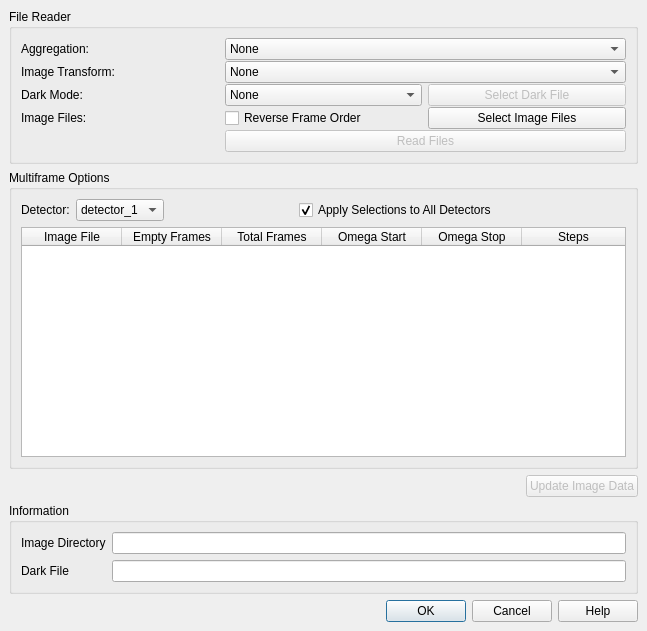
<?xml version="1.0" encoding="UTF-8"?>
<ui version="4.0">
 <class>SimpleImageSeries</class>
 <widget class="QDockWidget" name="SimpleImageSeries">
  <property name="geometry">
   <rect>
    <x>0</x>
    <y>0</y>
    <width>647</width>
    <height>631</height>
   </rect>
  </property>
  <property name="windowTitle">
   <string>Simple Image Series</string>
  </property>
  <widget class="QWidget" name="simple_image_series_contents">
   <layout class="QVBoxLayout" name="verticalLayout">
    <item>
     <widget class="QGroupBox" name="file_reader_group">
      <property name="title">
       <string>File Reader</string>
      </property>
      <layout class="QGridLayout" name="gridLayout">
       <property name="verticalSpacing">
        <number>1</number>
       </property>
       <item row="2" column="0">
        <widget class="QLabel" name="dark_label">
         <property name="text">
          <string>Dark Mode:</string>
         </property>
        </widget>
       </item>
       <item row="2" column="1">
        <widget class="QComboBox" name="dark_mode">
         <property name="currentIndex">
          <number>0</number>
         </property>
         <item>
          <property name="text">
           <string>None</string>
          </property>
         </item>
         <item>
          <property name="text">
           <string>Median</string>
          </property>
         </item>
         <item>
          <property name="text">
           <string>Empty Frames</string>
          </property>
         </item>
         <item>
          <property name="text">
           <string>Average</string>
          </property>
         </item>
         <item>
          <property name="text">
           <string>Maximum</string>
          </property>
         </item>
         <item>
          <property name="text">
           <string>File</string>
          </property>
         </item>
        </widget>
       </item>
       <item row="4" column="2">
        <widget class="QPushButton" name="image_files">
         <property name="text">
          <string>Select Image Files</string>
         </property>
        </widget>
       </item>
       <item row="0" column="0">
        <widget class="QLabel" name="aggregation_label">
         <property name="text">
          <string>Aggregation:</string>
         </property>
        </widget>
       </item>
       <item row="1" column="0">
        <widget class="QLabel" name="transform_label">
         <property name="text">
          <string>Image Transform:</string>
         </property>
        </widget>
       </item>
       <item row="4" column="0">
        <widget class="QLabel" name="files_label">
         <property name="text">
          <string>Image Files:</string>
         </property>
        </widget>
       </item>
       <item row="1" column="1" colspan="2">
        <widget class="QComboBox" name="transform">
         <item>
          <property name="text">
           <string>None</string>
          </property>
         </item>
         <item>
          <property name="text">
           <string>Mirror about Vertical</string>
          </property>
         </item>
         <item>
          <property name="text">
           <string>Mirror about Horizontal</string>
          </property>
         </item>
         <item>
          <property name="text">
           <string>Transpose</string>
          </property>
         </item>
         <item>
          <property name="text">
           <string>Rotate 90°</string>
          </property>
         </item>
         <item>
          <property name="text">
           <string>Rotate 180°</string>
          </property>
         </item>
         <item>
          <property name="text">
           <string>Rotate 270°</string>
          </property>
         </item>
        </widget>
       </item>
       <item row="4" column="1">
        <widget class="QCheckBox" name="reverse_frames">
         <property name="text">
          <string>Reverse Frame Order</string>
         </property>
        </widget>
       </item>
       <item row="2" column="2">
        <widget class="QPushButton" name="select_dark">
         <property name="enabled">
          <bool>false</bool>
         </property>
         <property name="text">
          <string>Select Dark File</string>
         </property>
        </widget>
       </item>
       <item row="0" column="1" colspan="2">
        <widget class="QComboBox" name="aggregation">
         <item>
          <property name="text">
           <string>None</string>
          </property>
         </item>
         <item>
          <property name="text">
           <string>Maximum</string>
          </property>
         </item>
         <item>
          <property name="text">
           <string>Median</string>
          </property>
         </item>
         <item>
          <property name="text">
           <string>Average</string>
          </property>
         </item>
        </widget>
       </item>
       <item row="5" column="1" colspan="2">
        <widget class="QPushButton" name="read">
         <property name="enabled">
          <bool>false</bool>
         </property>
         <property name="text">
          <string>Read Files</string>
         </property>
        </widget>
       </item>
      </layout>
     </widget>
    </item>
    <item>
     <widget class="QGroupBox" name="multiframe_group">
      <property name="title">
       <string>Multiframe Options</string>
      </property>
      <layout class="QVBoxLayout" name="verticalLayout_4">
       <item>
        <layout class="QHBoxLayout" name="multiframe_layout">
         <item>
          <widget class="QLabel" name="detector_label">
           <property name="text">
            <string>Detector:</string>
           </property>
          </widget>
         </item>
         <item>
          <widget class="QComboBox" name="detector">
           <property name="enabled">
            <bool>true</bool>
           </property>
           <property name="currentText">
            <string>detector_1</string>
           </property>
           <property name="sizeAdjustPolicy">
            <enum>QComboBox::AdjustToContents</enum>
           </property>
           <item>
            <property name="text">
             <string>detector_1</string>
            </property>
           </item>
          </widget>
         </item>
         <item>
          <spacer name="multiframe_det_spacer">
           <property name="orientation">
            <enum>Qt::Horizontal</enum>
           </property>
           <property name="sizeHint" stdset="0">
            <size>
             <width>40</width>
             <height>20</height>
            </size>
           </property>
          </spacer>
         </item>
         <item>
          <widget class="QCheckBox" name="all_detectors">
           <property name="text">
            <string>Apply Selections to All Detectors</string>
           </property>
           <property name="checked">
            <bool>true</bool>
           </property>
          </widget>
         </item>
         <item>
          <spacer name="multiframe_select_spacer">
           <property name="orientation">
            <enum>Qt::Horizontal</enum>
           </property>
           <property name="sizeHint" stdset="0">
            <size>
             <width>40</width>
             <height>20</height>
            </size>
           </property>
          </spacer>
         </item>
        </layout>
       </item>
       <item>
        <widget class="QTableWidget" name="file_options">
         <property name="contextMenuPolicy">
          <enum>Qt::CustomContextMenu</enum>
         </property>
         <property name="sizeAdjustPolicy">
          <enum>QAbstractScrollArea::AdjustToContentsOnFirstShow</enum>
         </property>
         <property name="alternatingRowColors">
          <bool>true</bool>
         </property>
         <property name="selectionMode">
          <enum>QAbstractItemView::SingleSelection</enum>
         </property>
         <property name="selectionBehavior">
          <enum>QAbstractItemView::SelectItems</enum>
         </property>
         <property name="showGrid">
          <bool>false</bool>
         </property>
         <attribute name="horizontalHeaderDefaultSectionSize">
          <number>100</number>
         </attribute>
         <attribute name="horizontalHeaderStretchLastSection">
          <bool>true</bool>
         </attribute>
         <column>
          <property name="text">
           <string>Image File</string>
          </property>
         </column>
         <column>
          <property name="text">
           <string>Empty Frames</string>
          </property>
         </column>
         <column>
          <property name="text">
           <string>Total Frames</string>
          </property>
         </column>
         <column>
          <property name="text">
           <string>Omega Start</string>
          </property>
         </column>
         <column>
          <property name="text">
           <string>Omega Stop</string>
          </property>
         </column>
         <column>
          <property name="text">
           <string>Steps</string>
          </property>
         </column>
        </widget>
       </item>
      </layout>
     </widget>
    </item>
    <item>
     <layout class="QHBoxLayout" name="update_image_layout">
      <item>
       <spacer name="update_image_spacer">
        <property name="orientation">
         <enum>Qt::Horizontal</enum>
        </property>
        <property name="sizeHint" stdset="0">
         <size>
          <width>624</width>
          <height>20</height>
         </size>
        </property>
       </spacer>
      </item>
      <item>
       <widget class="QPushButton" name="update_image_data">
        <property name="enabled">
         <bool>false</bool>
        </property>
        <property name="text">
         <string>Update Image Data</string>
        </property>
       </widget>
      </item>
     </layout>
    </item>
    <item>
     <widget class="QGroupBox" name="information_group">
      <property name="title">
       <string>Information</string>
      </property>
      <layout class="QGridLayout" name="gridLayout_2">
       <item row="0" column="0">
        <widget class="QLabel" name="image_directory_label">
         <property name="text">
          <string>Image Directory</string>
         </property>
        </widget>
       </item>
       <item row="0" column="1">
        <widget class="QLineEdit" name="img_directory">
         <property name="readOnly">
          <bool>true</bool>
         </property>
        </widget>
       </item>
       <item row="1" column="0">
        <widget class="QLabel" name="dark_file_label">
         <property name="text">
          <string>Dark File</string>
         </property>
        </widget>
       </item>
       <item row="1" column="1">
        <widget class="QLineEdit" name="dark_file">
         <property name="readOnly">
          <bool>true</bool>
         </property>
        </widget>
       </item>
      </layout>
     </widget>
    </item>
    <item>
     <layout class="QHBoxLayout" name="cancel_layout">
      <item>
       <widget class="QDialogButtonBox" name="button_box">
        <property name="standardButtons">
         <set>QDialogButtonBox::Cancel|QDialogButtonBox::Help|QDialogButtonBox::Ok</set>
        </property>
        <property name="centerButtons">
         <bool>false</bool>
        </property>
       </widget>
      </item>
     </layout>
    </item>
   </layout>
  </widget>
 </widget>
 <resources/>
 <connections/>
</ui>
